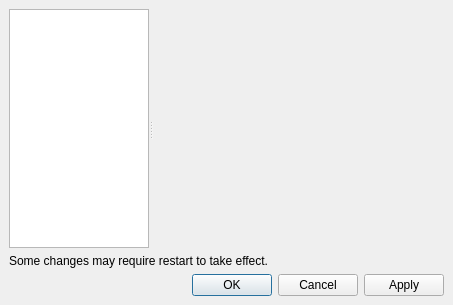
<ui version="4.0" >
 <class>SettingsDlg</class>
 <widget class="QDialog" name="SettingsDlg" >
  <property name="geometry" >
   <rect>
    <x>0</x>
    <y>0</y>
    <width>453</width>
    <height>305</height>
   </rect>
  </property>
  <property name="windowTitle" >
   <string>Settings</string>
  </property>
  <layout class="QGridLayout" >
   <property name="leftMargin" >
    <number>9</number>
   </property>
   <property name="topMargin" >
    <number>9</number>
   </property>
   <property name="rightMargin" >
    <number>9</number>
   </property>
   <property name="bottomMargin" >
    <number>9</number>
   </property>
   <property name="horizontalSpacing" >
    <number>6</number>
   </property>
   <property name="verticalSpacing" >
    <number>6</number>
   </property>
   <item row="1" column="0" >
    <widget class="QLabel" name="label" >
     <property name="sizePolicy" >
      <sizepolicy vsizetype="Fixed" hsizetype="Fixed" >
       <horstretch>0</horstretch>
       <verstretch>0</verstretch>
      </sizepolicy>
     </property>
     <property name="text" >
      <string>Some changes may require restart to take effect.</string>
     </property>
    </widget>
   </item>
   <item row="2" column="0" >
    <widget class="QDialogButtonBox" name="buttonBox" >
     <property name="orientation" >
      <enum>Qt::Horizontal</enum>
     </property>
     <property name="standardButtons" >
      <set>QDialogButtonBox::Apply|QDialogButtonBox::Cancel|QDialogButtonBox::NoButton|QDialogButtonBox::Ok</set>
     </property>
    </widget>
   </item>
   <item row="0" column="0" >
    <widget class="QSplitter" name="splitter" >
     <property name="orientation" >
      <enum>Qt::Horizontal</enum>
     </property>
     <property name="childrenCollapsible" >
      <bool>false</bool>
     </property>
     <widget class="QListWidget" name="listWidget" >
      <property name="sizePolicy" >
       <sizepolicy vsizetype="Preferred" hsizetype="Fixed" >
        <horstretch>0</horstretch>
        <verstretch>0</verstretch>
       </sizepolicy>
      </property>
      <property name="maximumSize" >
       <size>
        <width>140</width>
        <height>16777215</height>
       </size>
      </property>
      <property name="iconSize" >
       <size>
        <width>24</width>
        <height>24</height>
       </size>
      </property>
      <property name="spacing" >
       <number>1</number>
      </property>
     </widget>
     <widget class="QStackedWidget" name="stackedWidget" >
      <property name="sizePolicy" >
       <sizepolicy vsizetype="Preferred" hsizetype="Expanding" >
        <horstretch>0</horstretch>
        <verstretch>0</verstretch>
       </sizepolicy>
      </property>
     </widget>
    </widget>
   </item>
  </layout>
 </widget>
 <resources>
  <include location="gfx/resources.qrc" />
 </resources>
 <connections>
  <connection>
   <sender>buttonBox</sender>
   <signal>accepted()</signal>
   <receiver>SettingsDlg</receiver>
   <slot>accept()</slot>
   <hints>
    <hint type="sourcelabel" >
     <x>248</x>
     <y>254</y>
    </hint>
    <hint type="destinationlabel" >
     <x>157</x>
     <y>274</y>
    </hint>
   </hints>
  </connection>
  <connection>
   <sender>buttonBox</sender>
   <signal>rejected()</signal>
   <receiver>SettingsDlg</receiver>
   <slot>reject()</slot>
   <hints>
    <hint type="sourcelabel" >
     <x>316</x>
     <y>260</y>
    </hint>
    <hint type="destinationlabel" >
     <x>286</x>
     <y>274</y>
    </hint>
   </hints>
  </connection>
  <connection>
   <sender>listWidget</sender>
   <signal>currentRowChanged(int)</signal>
   <receiver>stackedWidget</receiver>
   <slot>setCurrentIndex(int)</slot>
   <hints>
    <hint type="sourcelabel" >
     <x>76</x>
     <y>63</y>
    </hint>
    <hint type="destinationlabel" >
     <x>301</x>
     <y>99</y>
    </hint>
   </hints>
  </connection>
 </connections>
</ui>
